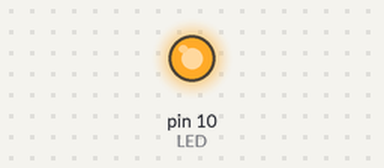
Bench run of a sketch on a simulated Arduino Uno, built with avr-gcc and run on an emulated ATmega328P. Shown: output pins drawn as LEDs (lit = HIGH).

Above: at 0.05 s.
At 0.75 s:
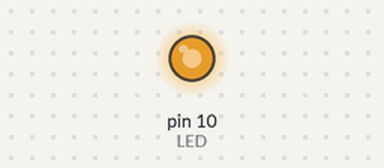
At 1.5 s:
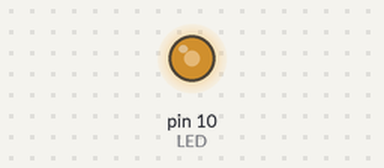
At 3.0 s:
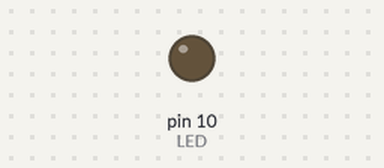
Timing chart, 0 to 6.9 s (numbered marks = the images above):
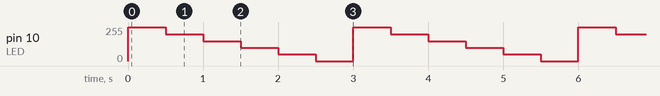

The sketch:

04_analog_LED.ino
```cpp
#define LED 10

void setup()
{
  pinMode(LED, OUTPUT);
}

void loop()
{
  analogWrite(LED, 255);
  delay(500);
  analogWrite(LED, 200);
  delay(500);
  analogWrite(LED, 150);
  delay(500);
  analogWrite(LED, 100);
  delay(500);
  analogWrite(LED, 50);
  delay(500);
  analogWrite(LED, 0);
  delay(500);
}
```

Measured:
- by itself, pin 10 (LED): repeats every 3.0 s: 200/255 0.50 s, 150/255 0.50 s, 100/255 0.50 s, 50/255 0.50 s, 0/255 0.50 s, 255/255 0.50 s
